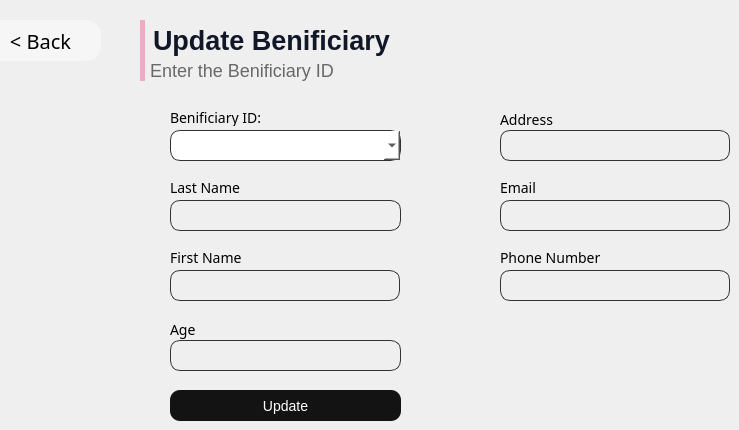
      <widget class="QWidget" name="page_24">
       <widget class="QLineEdit" name="lineEdit_update_telephone_ass">
        <property name="geometry">
         <rect>
          <x>500</x>
          <y>270</y>
          <width>230</width>
          <height>31</height>
         </rect>
        </property>
        <property name="styleSheet">
         <string notr="true">background-color: white; border-radius: 10px; 
background:rgba(0,0,0,0);
border: 1px solid rgb(50,50,50);
padding-left:5px;</string>
        </property>
       </widget>
       <widget class="QPushButton" name="pushButton_30">
        <property name="geometry">
         <rect>
          <x>170</x>
          <y>390</y>
          <width>231</width>
          <height>31</height>
         </rect>
        </property>
        <property name="styleSheet">
         <string notr="true">QPushButton{
border-radius: 10px; 
font-family: 'Poppins';
font-style: normal;
font-weight: 400;
font-size: 14px;
background:rgb(19,19,19);
color:white;
}
QPushButton:hover{
background:rgb(129, 129, 129);
}

</string>
        </property>
        <property name="text">
         <string>Update</string>
        </property>
       </widget>
       <widget class="QLabel" name="label_402">
        <property name="geometry">
         <rect>
          <x>500</x>
          <y>180</y>
          <width>61</width>
          <height>16</height>
         </rect>
        </property>
        <property name="styleSheet">
         <string notr="true">font-family:Poppins;
font-weight:400;
font-size:14px;</string>
        </property>
        <property name="text">
         <string>Email</string>
        </property>
       </widget>
       <widget class="QLabel" name="label_396">
        <property name="geometry">
         <rect>
          <x>170</x>
          <y>250</y>
          <width>91</width>
          <height>16</height>
         </rect>
        </property>
        <property name="styleSheet">
         <string notr="true">font-family:Poppins;
font-weight:400;
font-size:14px;</string>
        </property>
        <property name="text">
         <string>First Name</string>
        </property>
       </widget>
       <widget class="QLineEdit" name="lineEdit_update_nom_responsable">
        <property name="geometry">
         <rect>
          <x>170</x>
          <y>270</y>
          <width>230</width>
          <height>31</height>
         </rect>
        </property>
        <property name="styleSheet">
         <string notr="true">background-color: white; border-radius: 10px; 
background:rgba(0,0,0,0);
border: 1px solid rgb(50,50,50);
padding-left:5px;</string>
        </property>
       </widget>
       <widget class="QLabel" name="label_401">
        <property name="geometry">
         <rect>
          <x>500</x>
          <y>110</y>
          <width>71</width>
          <height>20</height>
         </rect>
        </property>
        <property name="styleSheet">
         <string notr="true">font-family:Poppins;
font-weight:400;
font-size:14px;</string>
        </property>
        <property name="text">
         <string>Address</string>
        </property>
       </widget>
       <widget class="QLabel" name="label_404">
        <property name="geometry">
         <rect>
          <x>170</x>
          <y>110</y>
          <width>91</width>
          <height>16</height>
         </rect>
        </property>
        <property name="styleSheet">
         <string notr="true">font-family:Poppins;
font-weight:400;
font-size:14px;</string>
        </property>
        <property name="text">
         <string>Benificiary ID:</string>
        </property>
       </widget>
       <widget class="QLabel" name="label_394">
        <property name="geometry">
         <rect>
          <x>140</x>
          <y>60</y>
          <width>411</width>
          <height>21</height>
         </rect>
        </property>
        <property name="styleSheet">
         <string notr="true">font-family: 'Poppins';
font-style: normal;
background:rgba(0,0,0,0);
font-weight: 275;
font-size: 18px;
color: rgb(104,104,104);
border-left: 5px solid rgb(237,172,195);
padding-left: 1px;

</string>
        </property>
        <property name="text">
         <string>Enter the Benificiary ID</string>
        </property>
       </widget>
       <widget class="QLabel" name="label_398">
        <property name="geometry">
         <rect>
          <x>500</x>
          <y>250</y>
          <width>131</width>
          <height>16</height>
         </rect>
        </property>
        <property name="styleSheet">
         <string notr="true">font-family:Poppins;
font-weight:400;
font-size:14px;</string>
        </property>
        <property name="text">
         <string>Phone Number</string>
        </property>
       </widget>
       <widget class="QLabel" name="label_1375">
        <property name="geometry">
         <rect>
          <x>170</x>
          <y>320</y>
          <width>47</width>
          <height>20</height>
         </rect>
        </property>
        <property name="styleSheet">
         <string notr="true">font-family:Poppins;
font-weight:400;
font-size:14px;</string>
        </property>
        <property name="text">
         <string>Age</string>
        </property>
       </widget>
       <widget class="QLineEdit" name="lineEdit_update_nom_ass">
        <property name="geometry">
         <rect>
          <x>170</x>
          <y>200</y>
          <width>231</width>
          <height>31</height>
         </rect>
        </property>
        <property name="styleSheet">
         <string notr="true">background-color: white; border-radius: 10px; 
background:rgba(0,0,0,0);
border: 1px solid rgb(50,50,50);
padding-left:5px;</string>
        </property>
       </widget>
       <widget class="QLineEdit" name="lineEdit_update_email_ass">
        <property name="geometry">
         <rect>
          <x>500</x>
          <y>200</y>
          <width>230</width>
          <height>31</height>
         </rect>
        </property>
        <property name="styleSheet">
         <string notr="true">background-color: white; border-radius: 10px; 
background:rgba(0,0,0,0);
border: 1px solid rgb(50,50,50);
padding-left:5px;</string>
        </property>
       </widget>
       <widget class="QLineEdit" name="lineEdit_update_adresse_ass">
        <property name="geometry">
         <rect>
          <x>500</x>
          <y>130</y>
          <width>230</width>
          <height>31</height>
         </rect>
        </property>
        <property name="styleSheet">
         <string notr="true">background-color: white; border-radius: 10px; 
background:rgba(0,0,0,0);
border: 1px solid rgb(50,50,50);
padding-left:5px;</string>
        </property>
       </widget>
       <widget class="QPushButton" name="backzzzz">
        <property name="geometry">
         <rect>
          <x>-20</x>
          <y>20</y>
          <width>121</width>
          <height>41</height>
         </rect>
        </property>
        <property name="font">
         <font>
          <family>Poppins</family>
          <pointsize>15</pointsize>
          <weight>34</weight>
          <italic>false</italic>
          <bold>false</bold>
         </font>
        </property>
        <property name="cursor">
         <cursorShape>PointingHandCursor</cursorShape>
        </property>
        <property name="styleSheet">
         <string notr="true">QPushButton{
background-color:rgb(246, 246, 246);
border:0;
color:black;
	font: 75 15pt &quot;Poppins&quot;;
font-weight:275;
border-radius:15px;
}</string>
        </property>
        <property name="text">
         <string>&lt; Back</string>
        </property>
       </widget>
       <widget class="QComboBox" name="comboBox_18">
        <property name="geometry">
         <rect>
          <x>170</x>
          <y>130</y>
          <width>231</width>
          <height>31</height>
         </rect>
        </property>
        <property name="styleSheet">
         <string notr="true">background-color: white; border-radius: 10px; 

border: 1px solid rgb(50,50,50);</string>
        </property>
       </widget>
       <widget class="QLineEdit" name="lineEdit_update_agee">
        <property name="geometry">
         <rect>
          <x>170</x>
          <y>340</y>
          <width>231</width>
          <height>31</height>
         </rect>
        </property>
        <property name="styleSheet">
         <string notr="true">background-color: white; border-radius: 10px; 
background:rgba(0,0,0,0);
border: 1px solid rgb(50,50,50);
padding-left:5px;</string>
        </property>
       </widget>
       <widget class="QLabel" name="label_400">
        <property name="geometry">
         <rect>
          <x>170</x>
          <y>180</y>
          <width>121</width>
          <height>16</height>
         </rect>
        </property>
        <property name="styleSheet">
         <string notr="true">font-family:Poppins;
font-weight:400;
font-size:14px;</string>
        </property>
        <property name="text">
         <string>Last Name</string>
        </property>
       </widget>
       <widget class="QLabel" name="label_393">
        <property name="geometry">
         <rect>
          <x>140</x>
          <y>20</y>
          <width>371</width>
          <height>41</height>
         </rect>
        </property>
        <property name="styleSheet">
         <string notr="true">font-family: 'Poppins';
font-style: normal;
background:rgba(0,0,0,0);
font-weight: 600;
font-size: 27px;
color: rgb(18,23,40);
border-left: 5px solid rgb(237,172,195);
padding-left: 1px;

</string>
        </property>
        <property name="text">
         <string>Update Benificiary</string>
        </property>
       </widget>
      </widget>
